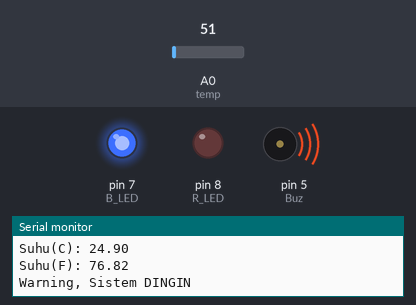
Bench run of a sketch on a simulated Arduino Uno, built with avr-gcc and run on an emulated ATmega328P. On the bench: output pins drawn as LEDs (lit = HIGH), buzzer (waves = sounding), the last lines printed to the serial monitor. Inputs (shaded band) come from the test bench; at power-on: A0 (temp) = 51.

Above: at 4.8 s.
4.9 s: A0 (temp) set to 52
At 6.7 s:
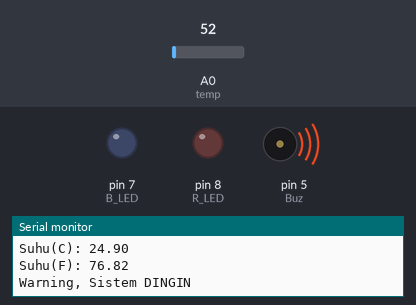
11.5 s: A0 (temp) set to 61
At 13.1 s:
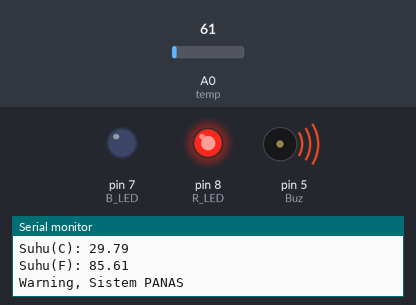
20.8 s: A0 (temp) set to 30
At 22.4 s:
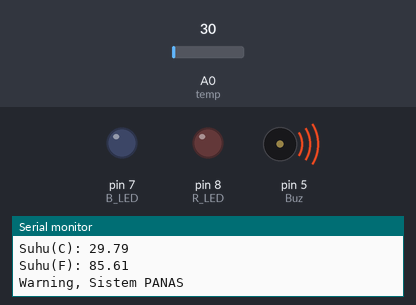
30.1 s: A0 (temp) set to 71
At 33.2 s:
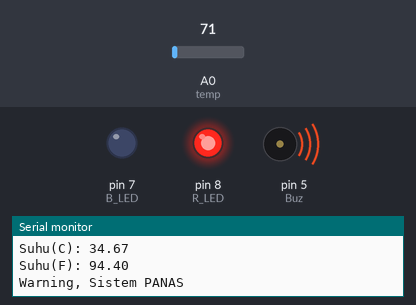
Timing chart, 0 to 40.4 s (numbered marks = the images above; inputs shaded):
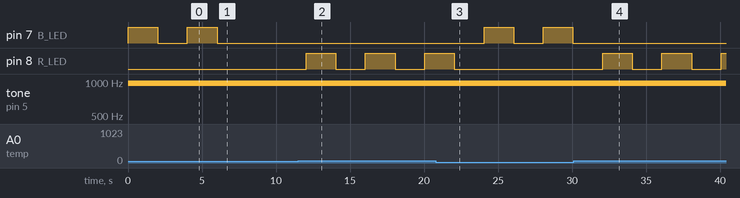

The sketch:

Project_Sensor_suhu_menggunakan_output_piezo_sounder.ino
```cpp
int R_LED=8;
int B_LED=7;
int Buz=5;
const int temp=0;

void setup() {
  Serial.begin(9600);
  pinMode(R_LED,OUTPUT);
  pinMode(B_LED,OUTPUT);
  pinMode(Buz,OUTPUT);
}

void loop() {
 float Real_Voltage=analogRead(temp)*0.004882814;
  float temp_C = Real_Voltage*100.0;
  float temp_F = temp_C*(9.0/5.0)+32.0;
  Serial.print("Tegangan: ");
  Serial.println(Real_Voltage);
  Serial.print("Suhu(C): ");
  Serial.println(temp_C);
  Serial.print("Suhu(F): ");
  Serial.println(temp_F);
if(temp_C >= 26.0)
{
  Serial.println("Warning, Sistem PANAS");
  digitalWrite(R_LED,HIGH);
  analogWrite(Buz,20);
  delay(2000);
  digitalWrite(R_LED,LOW);
  analogWrite(Buz,0);
  delay(2000);
}
else if (temp_C <=25.0)
{
  Serial.println("Warning, Sistem DINGIN");
  digitalWrite(B_LED,HIGH);
  analogWrite(Buz,80);
  delay(2000);
  digitalWrite(B_LED,LOW);
  analogWrite(Buz,0);
  delay(2000);
}
else
{
  Serial.println("System Berfungsi BAIK");
  digitalWrite(R_LED,LOW);
  digitalWrite(B_LED,LOW);
  delay(2000);
}

}
```

Measured:
- the behaviour switches between 51 and 52 on A0 (temp) (found by bisection; images 0 and 1)
- after the input at 4.9 s, pin 7 (B_LED): goes on until 6.0 s, then stays LOW
- after the input at 11.5 s, pin 8 (R_LED): alternates HIGH for 2.0 s and LOW for 2.0 s, starting after 0.53 s
- after the input at 20.8 s, pin 7 (B_LED): alternates HIGH for 2.0 s and LOW for 2.0 s, starting after 3.3 s; pin 8 (R_LED): goes on until 22.0 s, then stays LOW
- after the input at 30.1 s, pin 7 (B_LED): stops changing and stays LOW; pin 8 (R_LED): alternates HIGH for 2.0 s and LOW for 2.0 s, starting after 2.0 s
